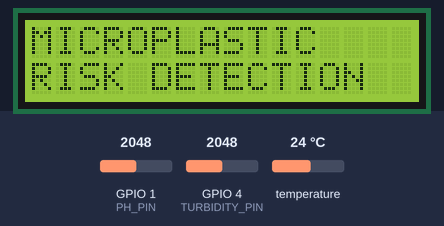
A sketch run on a simulated ESP32. Shown: 16×2 character LCD. Inputs (shaded band) come from the test bench; at power-on: temperature 24 °C, GPIO 4 (TURBIDITY_PIN) = 2048, GPIO 1 (PH_PIN) = 2048 (analog values on the 0–4095 scale). What the sketch prints to the serial monitor is not drawn.

Above: at 1.2 s.
5.4 s: temperature set to 12 °C
At 15.2 s:
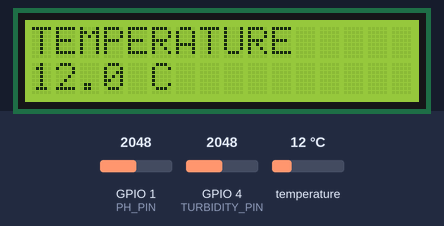
18.0 s: GPIO 4 (TURBIDITY_PIN) set to 2412
At 28.4 s:
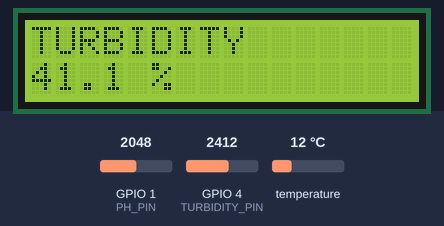
31.0 s: GPIO 4 (TURBIDITY_PIN) set to 2510
At 39.7 s:
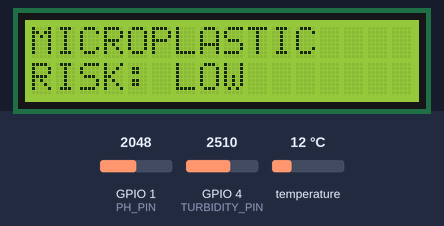
43.8 s: GPIO 1 (PH_PIN) set to 2866
At 54.1 s:
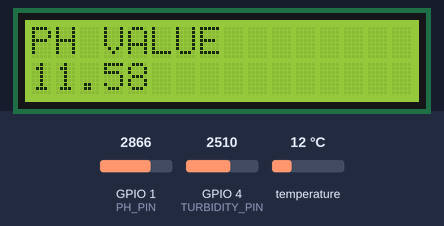
56.8 s: GPIO 4 (TURBIDITY_PIN) set to 1228
At 67.6 s:
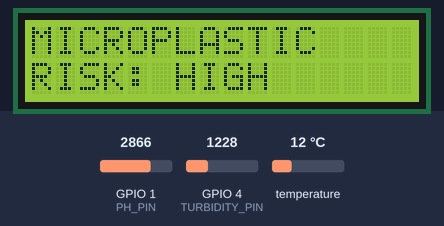
68.3 s: temperature set to 19 °C
At 71.0 s:
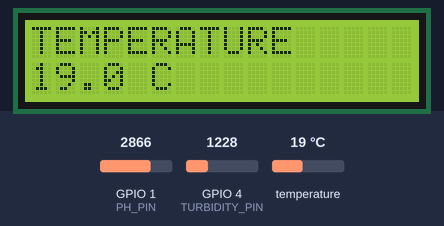
Timing chart, 0 to 72.5 s (numbered marks = the images above; inputs shaded):
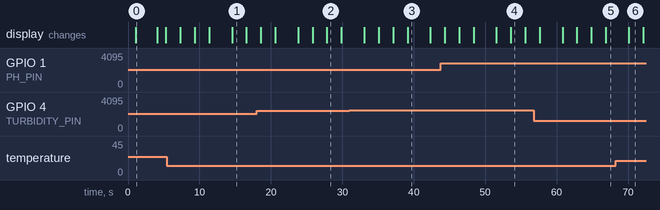

The sketch:

CORRECTFINAL.ino
```cpp
#include <OneWire.h>
#include <DallasTemperature.h>
#include <Wire.h>
#include <LiquidCrystal_I2C.h>

// -------- Pin Definitions --------
#define PH_PIN        1
#define TURBIDITY_PIN 4
#define ONE_WIRE_BUS  6   // DS18B20

// -------- pH Calibration Values --------
#define PH7_VOLTAGE  1.50
#define PH4_VOLTAGE  2.03

// -------- LCD --------
LiquidCrystal_I2C lcd(0x27, 16, 2);

// -------- OneWire Setup --------
OneWire oneWire(ONE_WIRE_BUS);
DallasTemperature tempSensor(&oneWire);

void setup() {
  Serial.begin(115200);
  delay(1000);

  Serial.println("=== River Monitoring System ===");

  analogReadResolution(12);
  analogSetAttenuation(ADC_11db);

  tempSensor.begin();

  lcd.init();
  lcd.backlight();

  lcd.clear();
  lcd.setCursor(0, 0);
  lcd.print("MICROPLASTIC");
  lcd.setCursor(0, 1);
  lcd.print("RISK DETECTION");
  delay(3000);
  lcd.clear();
}

// -------- Read Temperature --------
float readTemperature() {
  tempSensor.requestTemperatures();
  return tempSensor.getTempCByIndex(0);
}

// -------- Read pH --------
float readPH() {
  long total = 0;

  for (int i = 0; i < 20; i++) {
    total += analogRead(PH_PIN);
    delay(10);
  }

  float avgRaw = total / 20.0;
  float voltage = avgRaw * (3.3 / 4095.0);

  float slope = (PH7_VOLTAGE - PH4_VOLTAGE) / (7.0 - 4.0);
  float ph = 7.0 + (PH7_VOLTAGE - voltage) / slope;

  if (ph < 0.0) ph = 0.0;
  if (ph > 14.0) ph = 14.0;

  return ph;
}

// -------- Read Turbidity --------
float readTurbidity() {
  long total = 0;

  for (int i = 0; i < 20; i++) {
    total += analogRead(TURBIDITY_PIN);
    delay(10);
  }

  float avgRaw = total / 20.0;
  float voltage = avgRaw * (3.3 / 4095.0);

  float turbidityPercent = (1 - (voltage / 3.3)) * 100.0;

  if (turbidityPercent < 0) turbidityPercent = 0;
  if (turbidityPercent > 100) turbidityPercent = 100;

  return turbidityPercent;
}

void loop() {

  float temperature = readTemperature();
  float ph = readPH();
  float turbidity = readTurbidity();

  Serial.println("----- Sensor Readings -----");

  Serial.print("Temperature: ");
  Serial.print(temperature);
  Serial.println(" °C");

  Serial.print("pH Value: ");
  Serial.println(ph, 2);

  Serial.print("Turbidity: ");
  Serial.print(turbidity, 1);
  Serial.println(" %");

  Serial.println("---------------------------\n");

  // -------- Microplastic Risk Logic (Only Once) --------
  String riskLevel;

  if (turbidity > 70) {
    riskLevel = "HIGH";
  }
  else if (turbidity > 40) {
    riskLevel = "MEDIUM";
  }
  else {
    riskLevel = "LOW";
  }

  // -------- LCD TEMPLATE DISPLAY --------

  // 1️⃣ Temperature Screen
  lcd.clear();
  lcd.setCursor(0, 0);
  lcd.print("TEMPERATURE");
  lcd.setCursor(0, 1);
  lcd.print(temperature, 1);
  lcd.print(" C");
  delay(2000);

  // 2️⃣ pH Screen
  lcd.clear();
  lcd.setCursor(0, 0);
  lcd.print("PH VALUE");
  lcd.setCursor(0, 1);
  lcd.print(ph, 2);
  delay(2000);

  // 3️⃣ Turbidity Screen
  lcd.clear();
  lcd.setCursor(0, 0);
  lcd.print("TURBIDITY");
  lcd.setCursor(0, 1);
  lcd.print(turbidity, 1);
  lcd.print(" %");
  delay(2000);

  // 4️⃣ Final Risk Screen
  lcd.clear();
  lcd.setCursor(0, 0);
  lcd.print("MICROPLASTIC");
  lcd.setCursor(0, 1);
  lcd.print("RISK: ");
  lcd.print(riskLevel);
  delay(2000);
}
```

Measured:
- the behaviour switches between 2456 and 2457 on GPIO 4 (TURBIDITY_PIN) (found by bisection; images 2 and 3)
- what the display in image 0 shows lasts 3.0 s, from 1.1 s to 4.1 s
- what the display in image 1 shows lasts 2.0 s, from 14.6 s to 16.6 s
- what the display in image 3 shows lasts 3.2 s, from 39.1 s to 42.3 s
